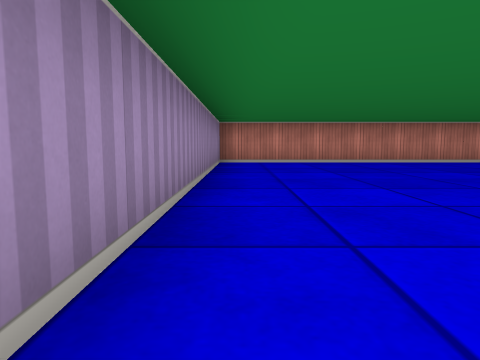
view 1 (above)

16 first-person views from a walk through a cub3D maze. The camera is about half as high as the walls, tilts 6° down and sees 70° across. The floor is counted in squares. Each view is taken from the middle of a square. On the plan, view 1 faces up. The plan holds only what a view shows up to about 9 squares ahead; the rest is blank.

view 2
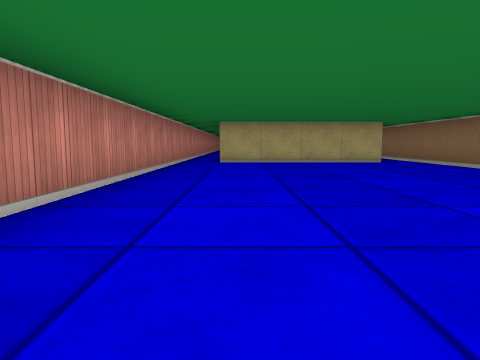

view 3
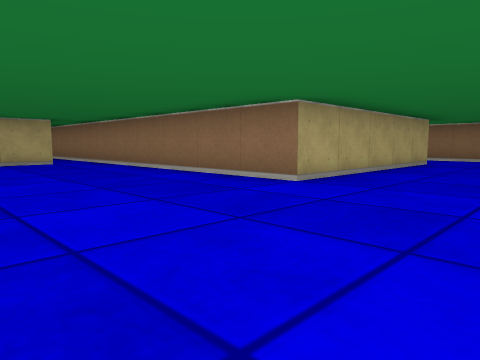

view 4
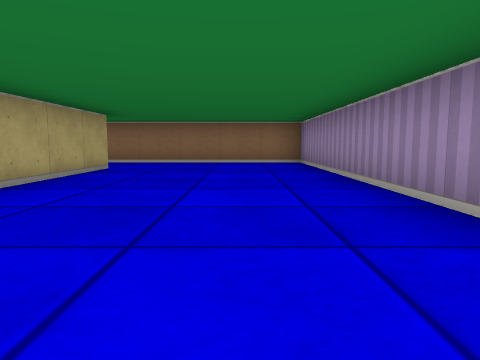

view 5
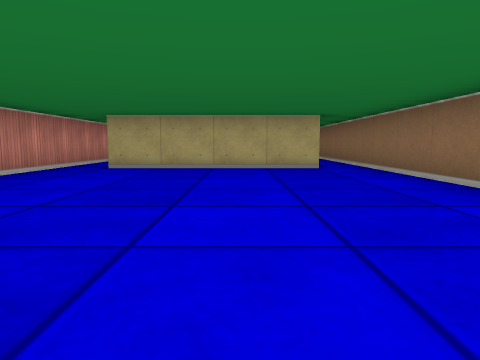

view 6
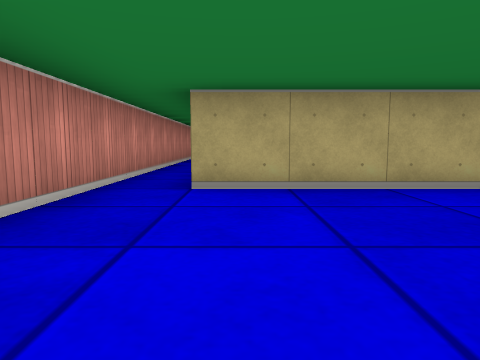

view 7
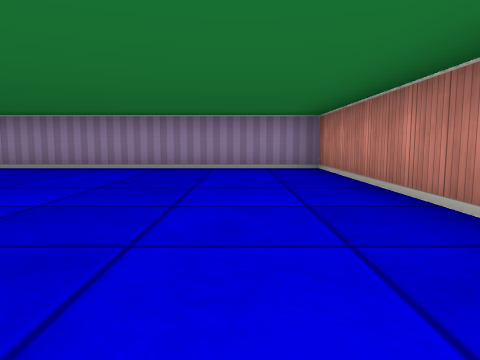

view 8
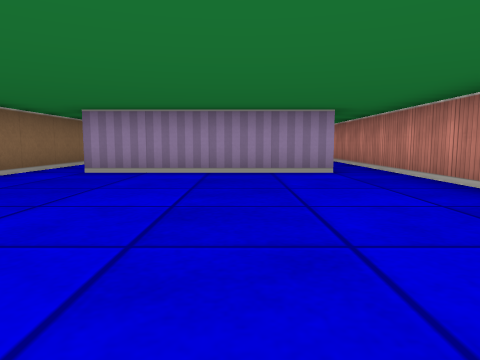

view 9
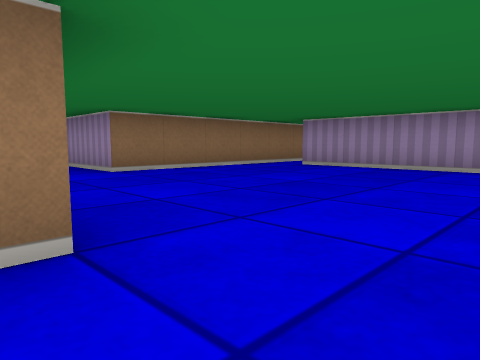

view 10
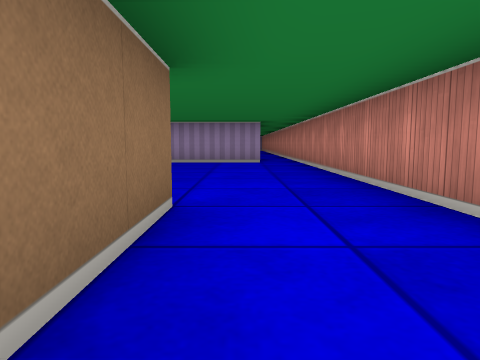

view 11
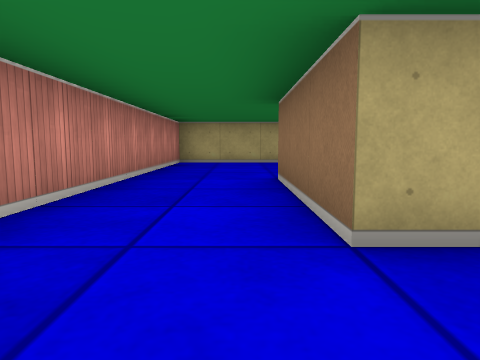

view 12
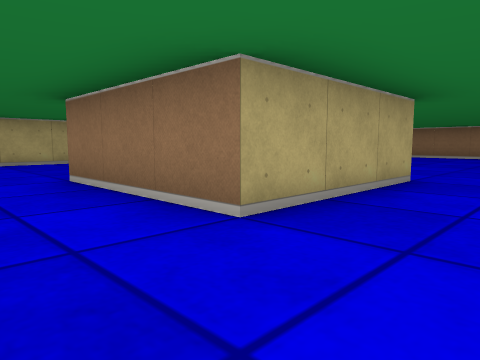

view 13
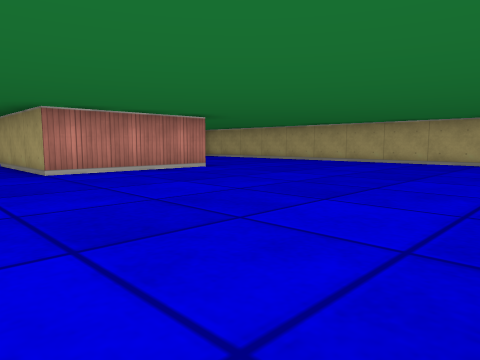

view 14
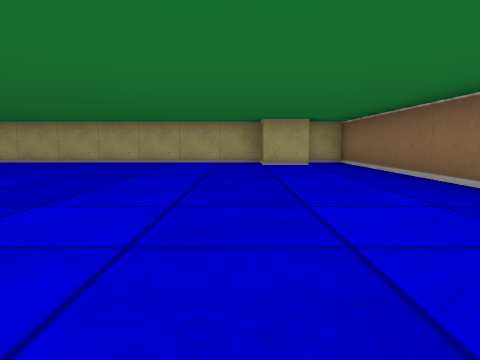

view 15
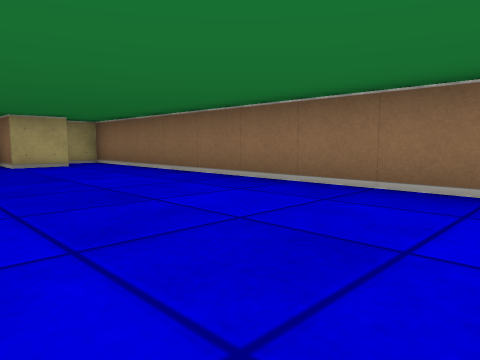

view 16
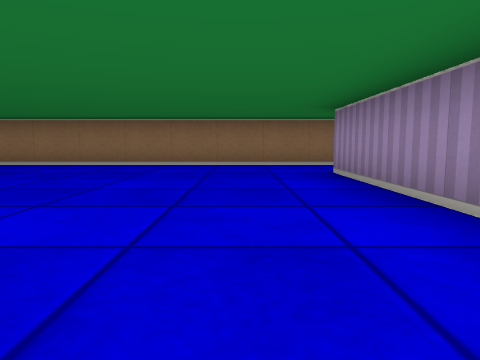

### Floor plan
Ten units are one square. View 1 is at (0, 0); x grows to the right and y downward. Boxes are objects, and circles mark ways between rooms. Rooms are numbered by the first view taken in them; rooms with no view inside come last. Other rooms are left out.
<svg viewBox="-10 -90 290 140">
<path fill="none" stroke="#000" d="M95 -34 95 -75M35 25 35 -25 145 -25M145 -85 -5 -85 -5 45 44 45M205 -35 205 -65 235 -65M145 -76 145 -35M145 -25 185 -25 185 -15M245 -85 145 -85M235 -35 205 -35M265 36 265 25 275 25 275 -85 245 -85M185 -15 185 25M179 45 275 45 275 36"/>
<circle cx="140" cy="-30" r="3" fill="#2a7"/>
<circle cx="140" cy="-80" r="3" fill="#2a7"/>
<circle cx="193" cy="-30" r="3" fill="#2a7"/>
<circle cx="235" cy="-75" r="3" fill="#2a7"/>
<text x="40" y="-40">1</text>
<text x="180" y="-60">2</text>
<text x="240" y="-10">3</text>
</svg>
Room 1 opens to room 2. Room 2 opens to room 3.

Where each view was taken, in squares from view 1:
view 1: 0 up, 0 right, facing up
view 2: 7 up, 1 right, facing right
view 3: 6 up, 1 right, facing down-right
view 4: 4 up, 1 right, facing down
view 5: 5 up, 3 right, facing right
view 6: 7 up, 6 right, facing right
view 7: 7 up, 6 right, facing left
view 8: 6 up, 20 right, facing left
view 9: 8 up, 21 right, facing down-left
view 10: 7 up, 23 right, facing left
view 11: 7 up, 19 right, facing right
view 12: 8 up, 19 right, facing down-right
view 13: 2 down, 19 right, facing up-right
view 14: 2 down, 19 right, facing right
view 15: 1 down, 19 right, facing down-right
view 16: 3 up, 20 right, facing down
